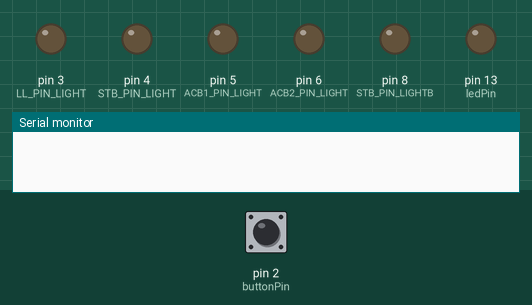
This sketch was run on a simulated Arduino Uno, built with avr-gcc and run on an emulated ATmega328P. On the bench: output pins drawn as LEDs (lit = HIGH), the last lines printed to the serial monitor. Inputs (shaded band) come from the test bench; at power-on: pin 2 (buttonPin) HIGH.

Above: at 1.2 s.
1.3 s: pin 2 (buttonPin) pulled LOW for 0.15 s
At 1.8 s:
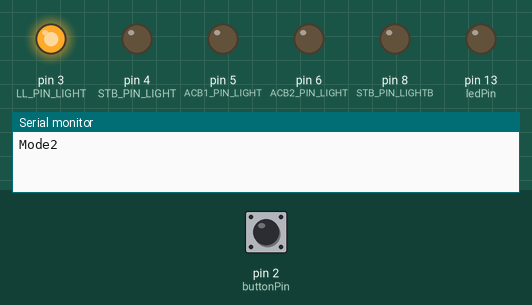
3.0 s: pin 2 (buttonPin) pulled LOW for 1 s
At 4.3 s:
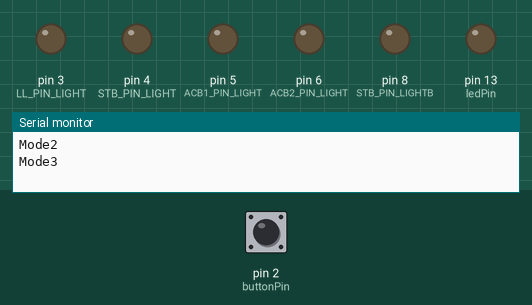
Timing chart, 0 to 6.0 s (numbered marks = the images above; inputs shaded):
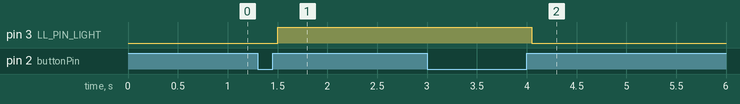

The sketch:

planelights.ino
```cpp
// this constant won't change:
const int  buttonPin = 2;    // the pin that the pushbutton is attached to
const int ledPin = 13;       // the pin that the LED is attached to

// Variables will change:
int buttonPushCounter = 0;   // counter for the number of button presses
int buttonState = 0;         // current state of the button
int lastButtonState = 1;     // previous state of the button
unsigned long previousMillis = 0;
const long interval = 10000;//after this resets to one
const long strobedelay = 50;//


// Landing light settings
#define LL_PIN_LIGHT 3 // Landing light output pin number


// Strobe settings
#define STB_PIN_LIGHT 4 // Pin number for strobe light output
#define STB_PIN_LIGHTB 8 // Pin number for strobe light output
#define STB_BLINK_INTERVAL 20000 // Blink interval for strobe light in microseconds


// Anti-collision beacon settings
#define ACB1_PIN_LIGHT 5 // Pin number for anti-collision beacon 1
#define ACB2_PIN_LIGHT 6 // Pin number for anti-collision beacon 2
#define ACB_FADE_MIN 0 // Minimum fade level for beacon (0-255)
#define ACB_FADE_MAX 255 // Maximum fade level for beacon (0-255)
#define ACB_FADE_INTERVAL 4000 // Fade step interval, in microseconds (lower numbers = faster fade)

unsigned long lastFadeTime = 0;
unsigned long lastStrobeTime = 0;
int currentFade = ACB_FADE_MIN;
int fadeDirection = 1;


void setup() {
  // initialize the button pin as a input:
  pinMode(buttonPin, INPUT);
  // initialize the LED as an output:
  pinMode(ledPin, OUTPUT);
  // initialize serial communication:
  Serial.begin(9600);


  // Declare output pins
  pinMode(LL_PIN_LIGHT, OUTPUT);
  pinMode(STB_PIN_LIGHT, OUTPUT);
  pinMode(STB_PIN_LIGHTB, OUTPUT);
  pinMode(ACB1_PIN_LIGHT, OUTPUT);
  pinMode(ACB2_PIN_LIGHT, OUTPUT);

// doStrobe(2);
}


void loop() {
  unsigned long currentMillis = millis();
  if (currentMillis - previousMillis >= interval) {
    buttonPushCounter = 0;
    previousMillis = currentMillis;

  }
  // read the pushbutton input pin:
  buttonState = digitalRead(buttonPin);

  // compare the buttonState to its previous state
  if (buttonState != lastButtonState) {
    // if the state has changed, increment the counter
    if (buttonState == HIGH) {
      // if the current state is HIGH then the button went from off to on:
      buttonPushCounter++;
      //Serial.println("on");
      //Serial.print("number of button pushes: ");
      Serial.print ("Mode");
      Serial.println(buttonPushCounter + 1);
    } else {
      // if the current state is LOW then the button went from on to off:
      //Serial.println("off");
    }
    // Delay a little bit to avoid bouncing
    delay(50);
  }
  // save the current state as the last state, for next time through the loop
  lastButtonState = buttonState;


  if (buttonPushCounter  == 4) {
    buttonPushCounter = 0;

  }

  if (buttonPushCounter == 0) {
    digitalWrite(LL_PIN_LIGHT, LOW); //Landing light off
  }
  else {}

  if (buttonPushCounter == 1) {
    digitalWrite(LL_PIN_LIGHT, HIGH); //landing light on
    if ((currentMillis - lastStrobeTime) > STB_BLINK_INTERVAL) {
      doStrobe();
      lastStrobeTime = currentMillis;
    }
  }

  else {}
  if (buttonPushCounter == 2) {
    digitalWrite(LL_PIN_LIGHT, LOW);//Landing light off
    doStrobe();
    if ((currentMillis - lastFadeTime) > ACB_FADE_INTERVAL) {
      if ((currentMillis - lastStrobeTime) > STB_BLINK_INTERVAL) {
        doStrobe();
        lastStrobeTime = currentMillis;
      }
      lastFadeTime = currentMillis;

    }
    else {}
    if (buttonPushCounter == 3) {
      digitalWrite(LL_PIN_LIGHT, HIGH);//Landing light off
      if ((currentMillis - lastStrobeTime) > STB_BLINK_INTERVAL) {
        doStrobe();
        lastStrobeTime = currentMillis;
      }
    }
    else {}
  }
}
// Fade anti-collision LEDs
void doFade() {

  currentFade += fadeDirection;
  if (currentFade == ACB_FADE_MAX || currentFade == ACB_FADE_MIN) {
    // If we hit the fade limit, flash the high beacon, and flip the fade direction
    if (fadeDirection == 1) {
      analogWrite(ACB1_PIN_LIGHT, 255);

    } else {
      analogWrite(ACB2_PIN_LIGHT, 255);
    }
    delay(50);
    fadeDirection *= -1;
  }

  analogWrite(ACB1_PIN_LIGHT, currentFade);
  analogWrite(ACB2_PIN_LIGHT, ACB_FADE_MAX - currentFade + ACB_FADE_MIN);
}

// Strobe double-blink
void doStrobe() {
   // while ( count-- )
 for (int i=0; i<=2;i++){
  unsigned long currentMillis = millis();
  if (currentMillis - previousMillis >= strobedelay) {
    // save the last time you blinked the LED
    previousMillis = currentMillis;

    // if the LED is off turn it on and vice-versa:
    if (STB_PIN_LIGHT == LOW) {
      digitalWrite(STB_PIN_LIGHT, HIGH);
      digitalWrite(STB_PIN_LIGHTB, HIGH);
    } else {
      digitalWrite(STB_PIN_LIGHT, LOW);
      digitalWrite(STB_PIN_LIGHTB, LOW);
    }
  }}

}
```

Measured:
- after the input at 1.3 s, pin 3 (LL_PIN_LIGHT): LOW → HIGH after 0.20 s
- after the input at 3.0 s, pin 3 (LL_PIN_LIGHT): HIGH → LOW after 1.1 s instead of 7.0 s
